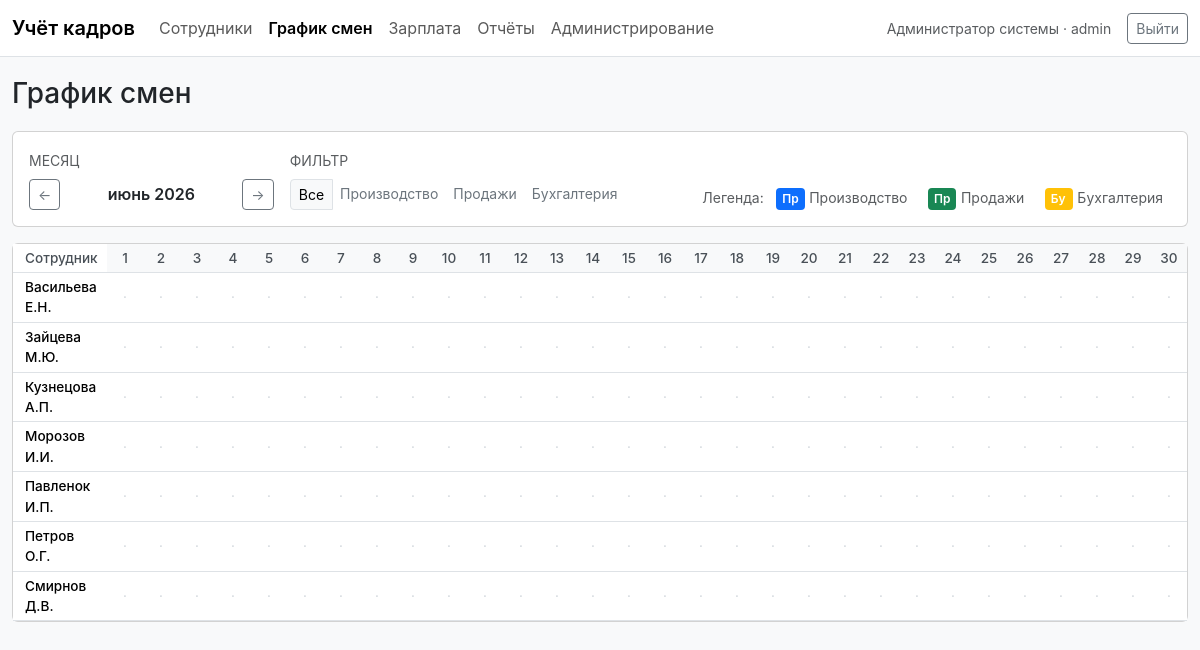
The page /pages/schedule.php (signed in) on the database its author committed.
### tables this page shows
CREATE TABLE departments (
    id         INT AUTO_INCREMENT PRIMARY KEY,
    name       VARCHAR(100) NOT NULL UNIQUE,
    color      VARCHAR(20)  NOT NULL DEFAULT '#0d6efd',
    created_at TIMESTAMP    DEFAULT CURRENT_TIMESTAMP
);

CREATE TABLE employees (
    id            INT AUTO_INCREMENT PRIMARY KEY,
    surname       VARCHAR(80)  NOT NULL,
    first_name    VARCHAR(80)  NOT NULL,
    patronymic    VARCHAR(80)  DEFAULT NULL,
    department_id INT          NOT NULL,
    position_id   INT          NOT NULL,
    salary        DECIMAL(10,2) NOT NULL DEFAULT 0,
    hire_date     DATE         DEFAULT NULL,
    phone         VARCHAR(30)  DEFAULT NULL,
    email         VARCHAR(120) DEFAULT NULL,
    created_at    TIMESTAMP    DEFAULT CURRENT_TIMESTAMP,
    CONSTRAINT fk_emp_dept FOREIGN KEY (department_id) REFERENCES departments(id) ON UPDATE CASCADE ON DELETE RESTRICT,
    CONSTRAINT fk_emp_pos  FOREIGN KEY (position_id)   REFERENCES positions(id)   ON UPDATE CASCADE ON DELETE RESTRICT
);

### includes/db.php (called while the page is built, shortened)
<?php
function db(): PDO {
    static $pdo = null;
    if ($pdo !== null) {
        return $pdo;
    }
    $cfg = require __DIR__ . '/config.php';
    $c = $cfg['db'];
    $dsn = "mysql:host={$c['host']};port={$c['port']};dbname={$c['name']};charset={$c['charset']}";
    $pdo = new PDO($dsn, $c['user'], $c['password'], [
        PDO::ATTR_ERRMODE            => PDO::ERRMODE_EXCEPTION,
        PDO::ATTR_DEFAULT_FETCH_MODE => PDO::FETCH_ASSOC,
        PDO::ATTR_EMULATE_PREPARES   => false,
    ]);
    return $pdo;
}

### includes/helpers.php (called while the page is built, shortened)
<?php
function fio_short(array $emp): string {
    $i = mb_substr($emp['first_name'] ?? '', 0, 1);
    $p = mb_substr($emp['patronymic'] ?? '', 0, 1);
    $initials = '';
    if ($i !== '') $initials .= ' ' . $i . '.';
    if ($p !== '') $initials .= $p . '.';
    return ($emp['surname'] ?? '') . $initials;
}

### pages/schedule.php (the view, shortened to what this page needs)
<?php
require_once __DIR__ . '/../includes/layout.php';
require_once __DIR__ . '/../includes/helpers.php';
$ym = (string)($_GET['ym'] ?? date('Y-m'));
[$year, $month] = array_map('intval', explode('-', $ym));
$from = sprintf('%04d-%02d-01', $year, $month);
$days = (int)date('t', strtotime($from));
$prev_ym = date('Y-m', strtotime("$from -1 month"));
$next_ym = date('Y-m', strtotime("$from +1 month"));
$months_ru = [1=>'январь','февраль','март','апрель','май','июнь','июль','август','сентябрь','октябрь','ноябрь','декабрь'];
$title_human = $months_ru[$month] . ' ' . $year;
$filter_dept = isset($_GET['dept']) && $_GET['dept'] !== '' ? (int)$_GET['dept'] : 0;
$departments = db()->query('SELECT id, name, color FROM departments ORDER BY id')->fetchAll();
$dept_by_id = [];
foreach ($departments as $d) $dept_by_id[(int)$d['id']] = $d;
$sql = 'SELECT id, surname, first_name, patronymic, department_id FROM employees';
$sql .= ' ORDER BY surname, first_name';
$st = db()->prepare($sql);
$st->execute($filter_dept > 0 ? [':d' => $filter_dept] : []);
$employees = $st->fetchAll();
$shifts_map = [];
function short_dept(string $name): string {
    $name = trim($name);
    $parts = preg_split('/\s+/u', $name);
    return mb_substr($name, 0, 2);
}
?>
<div class="container-xxl">
  <h1 class="page-title h3">График смен</h1>
  <div class="card mb-3">
    <div class="card-body">
      <div class="row g-3 align-items-end">
        <div class="col-auto">
          <label class="form-label small text-uppercase text-muted">Месяц</label>
          <div class="d-flex align-items-center gap-2">
            <a class="btn btn-sm btn-outline-secondary" href="?ym=<?= h($prev_ym) ?><?= $filter_dept ? '&dept='.$filter_dept : '' ?>">←</a>
            <span class="fw-semibold mx-2" style="min-width: 150px; display: inline-block; text-align: center;"><?= h($title_human) ?></span>
            <a class="btn btn-sm btn-outline-secondary" href="?ym=<?= h($next_ym) ?><?= $filter_dept ? '&dept='.$filter_dept : '' ?>">→</a>
          </div>
        </div>
        <div class="col-auto">
          <label class="form-label small text-uppercase text-muted d-block">Фильтр</label>
          <div class="btn-group" role="group">
            <a class="btn btn-sm <?= $filter_dept === 0 ? 'btn-light border' : 'btn-outline-secondary border-0' ?>" href="?ym=<?= h($ym) ?>">Все</a>
            <?php foreach ($departments as $d): ?>
              <a class="btn btn-sm <?= $filter_dept === (int)$d['id'] ? 'btn-light border' : 'btn-outline-secondary border-0' ?>" href="?ym=<?= h($ym) ?>&dept=<?= (int)$d['id'] ?>"><?= h($d['name']) ?></a>
            <?php endforeach; ?>
          </div>
        </div>
        <div class="col-auto ms-auto">
          <span class="small text-muted">Легенда:</span>
          <?php foreach ($departments as $d): ?>
            <span class="shift-chip ms-2" style="background-color: <?= h($d['color']) ?>"><?= h(short_dept($d['name'])) ?></span>
            <span class="small text-muted me-2"><?= h($d['name']) ?></span>
          <?php endforeach; ?>
        </div>
      </div>
    </div>
  </div>
  <div class="card">
    <div class="card-body p-0" style="overflow-x: auto;">
      <table class="table mb-0 schedule-table">
        <thead>
          <tr>
            <th class="emp">Сотрудник</th>
            <?php for ($d = 1; $d <= $days; $d++): ?>
              <th class="day"><?= $d ?></th>
            <?php endfor; ?>
          </tr>
        </thead>
        <tbody>
          <?php foreach ($employees as $e): ?>
          <tr>
            <td class="emp"><?= h(fio_short($e)) ?></td>
            <?php for ($d = 1; $d <= $days; $d++):
                $date = sprintf('%04d-%02d-%02d', $year, $month, $d);
                $key  = (int)$e['id'] . '|' . $date;
                $cur_dept = $shifts_map[$key] ?? null;
                $cur_color = $cur_dept ? ($dept_by_id[$cur_dept]['color'] ?? '#0d6efd') : '';
                $cur_label = $cur_dept ? short_dept($dept_by_id[$cur_dept]['name'] ?? '') : '';
                $combine  = $cur_dept !== null && (int)$cur_dept !== (int)$e['department_id'];
            ?>
              <td class="day-cell" data-emp="<?= (int)$e['id'] ?>" data-date="<?= h($date) ?>" data-dept="<?= $cur_dept !== null ? (int)$cur_dept : '' ?>" data-base-dept="<?= (int)$e['department_id'] ?>">
                <?php if ($cur_dept !== null): ?>
                  <span class="shift-chip<?= $combine ? ' combine' : '' ?>" style="background-color: <?= h($cur_color) ?>"><?= h($cur_label) ?></span>
                <?php else: ?>
                  <span class="day-empty">·</span>
                <?php endif; ?>
              </td>
            <?php endfor; ?>
          </tr>
          <?php endforeach; ?>
        </tbody>
      </table>
    </div>
  </div>
</div>

### assets/css/style.css (style rules this page uses)
body { font-family: -apple-system, BlinkMacSystemFont, "Segoe UI", Roboto, "Helvetica Neue", Arial, sans-serif; }
.container-xxl { max-width: 1320px; }
.page-title { margin: 1.25rem 0 1.25rem; }
.table thead th { background: #f8f9fa; border-bottom: 1px solid #dee2e6; font-weight: 500; color: #495057; }

### pages/schedule.php (style rules this page uses)
.schedule-table { font-size: 0.85rem; }
.schedule-table th, .schedule-table td { padding: 0.25rem; text-align: center; vertical-align: middle; }
.schedule-table th.day { width: 36px; min-width: 36px; }
.schedule-table th.emp { width: 180px; text-align: left; padding-left: 0.75rem; position: sticky; left: 0; background: #fff; z-index: 2; }
.schedule-table td.emp { text-align: left; padding-left: 0.75rem; position: sticky; left: 0; background: #fff; font-weight: 500; }
.schedule-table td.day-cell { cursor: pointer; height: 36px; }
.shift-chip { display: inline-block; min-width: 28px; padding: 2px 6px; border-radius: 4px; color: #fff; font-size: 0.75rem; font-weight: 600; }
.day-empty { color: #ced4da; }

### rows shown on the page
departments: name "Производство", name "Пр"
departments: name "Продажи", name "Пр"
departments: name "Бухгалтерия", name "Бу"
employees: fio_short($e) "Васильева Е.Н."
employees: fio_short($e) "Зайцева М.Ю."
employees: fio_short($e) "Кузнецова А.П."
employees: fio_short($e) "Морозов И.И."
employees: fio_short($e) "Павленок И.П."
employees: fio_short($e) "Петров О.Г."
employees: fio_short($e) "Смирнов Д.В."

### other values the page prints
$it['label'] "Сотрудники"
$it['label'] "График смен"
$it['label'] "Зарплата"
$it['label'] "Отчёты"
$it['label'] "Администрирование"
$u['full_name'] "Администратор системы"
$u['role'] "admin"
$title_human "июнь 2026"
